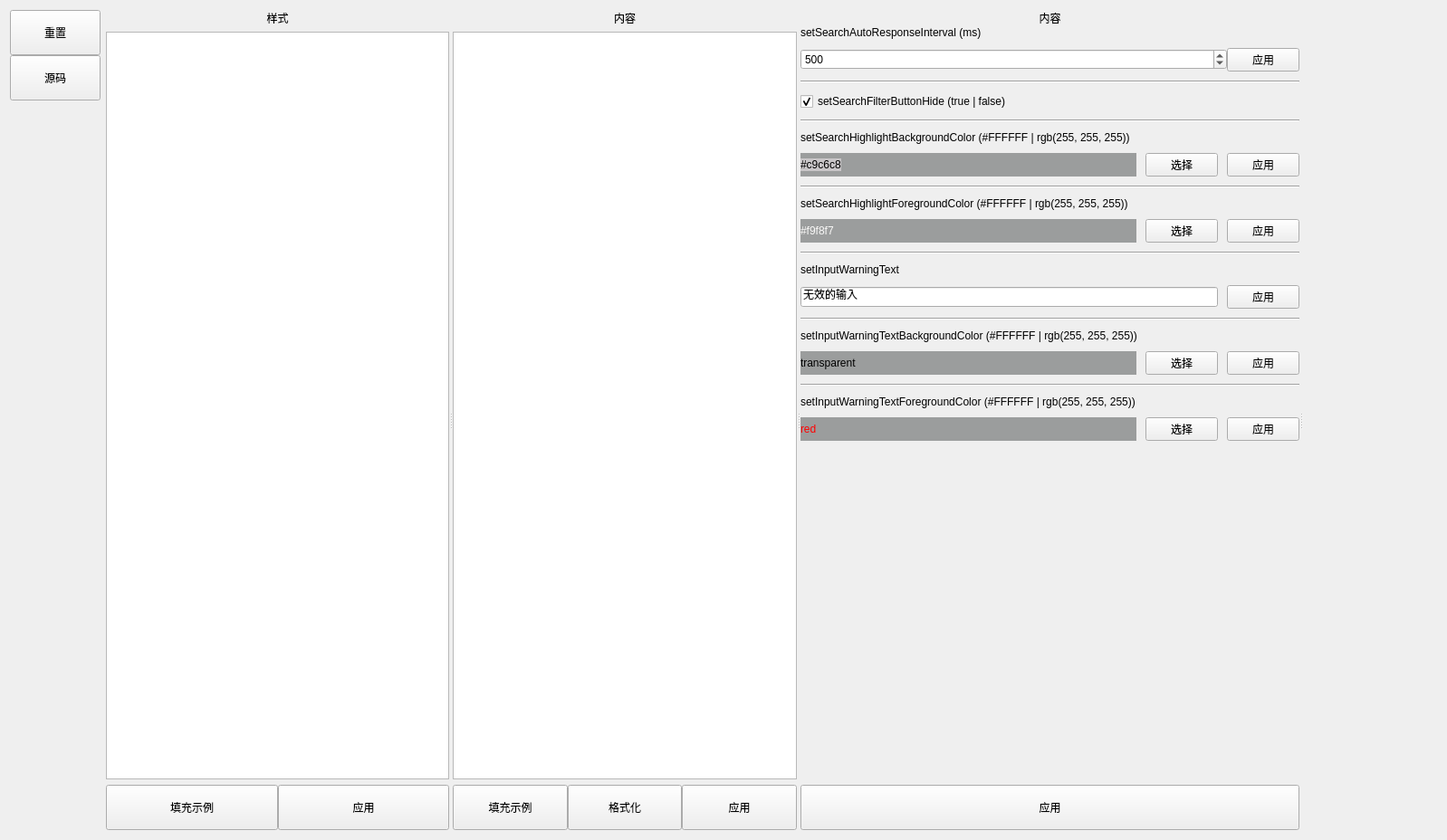
<?xml version="1.0" encoding="UTF-8"?>
<ui version="4.0">
 <class>Widget</class>
 <widget class="QWidget" name="Widget">
  <property name="geometry">
   <rect>
    <x>0</x>
    <y>0</y>
    <width>1598</width>
    <height>928</height>
   </rect>
  </property>
  <property name="windowTitle">
   <string>Widget</string>
  </property>
  <layout class="QHBoxLayout" name="horizontalLayout_3">
   <item>
    <widget class="QWidget" name="widget" native="true">
     <property name="sizePolicy">
      <sizepolicy hsizetype="Fixed" vsizetype="Preferred">
       <horstretch>0</horstretch>
       <verstretch>0</verstretch>
      </sizepolicy>
     </property>
     <property name="minimumSize">
      <size>
       <width>100</width>
       <height>0</height>
      </size>
     </property>
     <property name="maximumSize">
      <size>
       <width>100</width>
       <height>16777215</height>
      </size>
     </property>
     <layout class="QVBoxLayout" name="verticalLayout_2">
      <property name="spacing">
       <number>0</number>
      </property>
      <property name="leftMargin">
       <number>0</number>
      </property>
      <property name="topMargin">
       <number>0</number>
      </property>
      <property name="rightMargin">
       <number>0</number>
      </property>
      <property name="bottomMargin">
       <number>0</number>
      </property>
      <item>
       <widget class="QPushButton" name="pushButton_5">
        <property name="sizePolicy">
         <sizepolicy hsizetype="Minimum" vsizetype="Fixed">
          <horstretch>0</horstretch>
          <verstretch>50</verstretch>
         </sizepolicy>
        </property>
        <property name="minimumSize">
         <size>
          <width>0</width>
          <height>50</height>
         </size>
        </property>
        <property name="text">
         <string>重置</string>
        </property>
       </widget>
      </item>
      <item>
       <widget class="QPushButton" name="pushButton_18">
        <property name="sizePolicy">
         <sizepolicy hsizetype="Minimum" vsizetype="Fixed">
          <horstretch>0</horstretch>
          <verstretch>50</verstretch>
         </sizepolicy>
        </property>
        <property name="minimumSize">
         <size>
          <width>0</width>
          <height>50</height>
         </size>
        </property>
        <property name="text">
         <string>源码</string>
        </property>
       </widget>
      </item>
      <item>
       <spacer name="verticalSpacer">
        <property name="orientation">
         <enum>Qt::Vertical</enum>
        </property>
        <property name="sizeHint" stdset="0">
         <size>
          <width>20</width>
          <height>40</height>
         </size>
        </property>
       </spacer>
      </item>
     </layout>
    </widget>
   </item>
   <item>
    <widget class="QSplitter" name="splitter">
     <property name="orientation">
      <enum>Qt::Horizontal</enum>
     </property>
     <property name="childrenCollapsible">
      <bool>false</bool>
     </property>
     <widget class="QWidget" name="layoutWidget">
      <layout class="QVBoxLayout" name="verticalLayout">
       <item>
        <widget class="QLabel" name="label">
         <property name="text">
          <string>样式</string>
         </property>
         <property name="alignment">
          <set>Qt::AlignCenter</set>
         </property>
        </widget>
       </item>
       <item>
        <widget class="QPlainTextEdit" name="plainTextEdit"/>
       </item>
       <item>
        <layout class="QHBoxLayout" name="horizontalLayout">
         <property name="spacing">
          <number>0</number>
         </property>
         <item>
          <widget class="QPushButton" name="pushButton_4">
           <property name="minimumSize">
            <size>
             <width>0</width>
             <height>50</height>
            </size>
           </property>
           <property name="maximumSize">
            <size>
             <width>16777215</width>
             <height>50</height>
            </size>
           </property>
           <property name="text">
            <string>填充示例</string>
           </property>
          </widget>
         </item>
         <item>
          <widget class="QPushButton" name="pushButton">
           <property name="minimumSize">
            <size>
             <width>0</width>
             <height>50</height>
            </size>
           </property>
           <property name="maximumSize">
            <size>
             <width>16777215</width>
             <height>50</height>
            </size>
           </property>
           <property name="text">
            <string>应用</string>
           </property>
          </widget>
         </item>
        </layout>
       </item>
      </layout>
     </widget>
     <widget class="QWidget" name="layoutWidget_2">
      <layout class="QVBoxLayout" name="verticalLayout_3">
       <item>
        <widget class="QLabel" name="label_2">
         <property name="text">
          <string>内容</string>
         </property>
         <property name="alignment">
          <set>Qt::AlignCenter</set>
         </property>
        </widget>
       </item>
       <item>
        <widget class="QPlainTextEdit" name="plainTextEdit_2"/>
       </item>
       <item>
        <layout class="QHBoxLayout" name="horizontalLayout_2">
         <property name="spacing">
          <number>0</number>
         </property>
         <item>
          <widget class="QPushButton" name="pushButton_3">
           <property name="minimumSize">
            <size>
             <width>0</width>
             <height>50</height>
            </size>
           </property>
           <property name="maximumSize">
            <size>
             <width>16777215</width>
             <height>50</height>
            </size>
           </property>
           <property name="text">
            <string>填充示例</string>
           </property>
          </widget>
         </item>
         <item>
          <widget class="QPushButton" name="pushButton_6">
           <property name="minimumSize">
            <size>
             <width>0</width>
             <height>50</height>
            </size>
           </property>
           <property name="maximumSize">
            <size>
             <width>16777215</width>
             <height>50</height>
            </size>
           </property>
           <property name="text">
            <string>格式化</string>
           </property>
          </widget>
         </item>
         <item>
          <widget class="QPushButton" name="pushButton_2">
           <property name="minimumSize">
            <size>
             <width>0</width>
             <height>50</height>
            </size>
           </property>
           <property name="maximumSize">
            <size>
             <width>16777215</width>
             <height>50</height>
            </size>
           </property>
           <property name="text">
            <string>应用</string>
           </property>
          </widget>
         </item>
        </layout>
       </item>
      </layout>
     </widget>
     <widget class="QWidget" name="layoutWidget">
      <layout class="QVBoxLayout" name="verticalLayout_4">
       <property name="spacing">
        <number>0</number>
       </property>
       <property name="sizeConstraint">
        <enum>QLayout::SetNoConstraint</enum>
       </property>
       <item>
        <widget class="QLabel" name="label_3">
         <property name="text">
          <string>内容</string>
         </property>
         <property name="alignment">
          <set>Qt::AlignCenter</set>
         </property>
        </widget>
       </item>
       <item>
        <widget class="QWidget" name="widget_2" native="true">
         <property name="sizePolicy">
          <sizepolicy hsizetype="Preferred" vsizetype="Expanding">
           <horstretch>0</horstretch>
           <verstretch>0</verstretch>
          </sizepolicy>
         </property>
         <layout class="QVBoxLayout" name="verticalLayout_5">
          <property name="spacing">
           <number>10</number>
          </property>
          <property name="leftMargin">
           <number>0</number>
          </property>
          <property name="topMargin">
           <number>0</number>
          </property>
          <property name="rightMargin">
           <number>0</number>
          </property>
          <property name="bottomMargin">
           <number>0</number>
          </property>
          <item>
           <widget class="QLabel" name="label_4">
            <property name="text">
             <string>setSearchAutoResponseInterval (ms)</string>
            </property>
           </widget>
          </item>
          <item>
           <layout class="QHBoxLayout" name="horizontalLayout_4" stretch="1,0">
            <property name="spacing">
             <number>0</number>
            </property>
            <property name="topMargin">
             <number>0</number>
            </property>
            <item>
             <widget class="QSpinBox" name="spinBox">
              <property name="maximum">
               <number>9999</number>
              </property>
              <property name="singleStep">
               <number>100</number>
              </property>
              <property name="value">
               <number>500</number>
              </property>
             </widget>
            </item>
            <item>
             <widget class="QPushButton" name="pushButton_8">
              <property name="text">
               <string>应用</string>
              </property>
             </widget>
            </item>
           </layout>
          </item>
          <item>
           <widget class="Line" name="line">
            <property name="orientation">
             <enum>Qt::Horizontal</enum>
            </property>
           </widget>
          </item>
          <item>
           <layout class="QHBoxLayout" name="horizontalLayout_5" stretch="0">
            <property name="spacing">
             <number>0</number>
            </property>
            <property name="topMargin">
             <number>0</number>
            </property>
            <item>
             <widget class="QCheckBox" name="checkBox">
              <property name="text">
               <string>setSearchFilterButtonHide (true | false)</string>
              </property>
              <property name="checked">
               <bool>true</bool>
              </property>
             </widget>
            </item>
           </layout>
          </item>
          <item>
           <widget class="Line" name="line_2">
            <property name="orientation">
             <enum>Qt::Horizontal</enum>
            </property>
           </widget>
          </item>
          <item>
           <widget class="QLabel" name="label_5">
            <property name="text">
             <string>setSearchHighlightBackgroundColor (#FFFFFF | rgb(255, 255, 255))</string>
            </property>
           </widget>
          </item>
          <item>
           <layout class="QHBoxLayout" name="horizontalLayout_6">
            <property name="topMargin">
             <number>0</number>
            </property>
            <item>
             <widget class="QLabel" name="label_10">
              <property name="sizePolicy">
               <sizepolicy hsizetype="Expanding" vsizetype="Preferred">
                <horstretch>0</horstretch>
                <verstretch>0</verstretch>
               </sizepolicy>
              </property>
              <property name="styleSheet">
               <string notr="true">background-color: rgb(155, 157, 157);</string>
              </property>
              <property name="text">
               <string>&lt;font style=&quot;background-color:#c9c6c8;&quot;&gt;#c9c6c8&lt;/font&gt;</string>
              </property>
             </widget>
            </item>
            <item>
             <widget class="QPushButton" name="pushButton_9">
              <property name="text">
               <string>选择</string>
              </property>
             </widget>
            </item>
            <item>
             <widget class="QPushButton" name="pushButton_10">
              <property name="text">
               <string>应用</string>
              </property>
             </widget>
            </item>
           </layout>
          </item>
          <item>
           <widget class="Line" name="line_4">
            <property name="orientation">
             <enum>Qt::Horizontal</enum>
            </property>
           </widget>
          </item>
          <item>
           <widget class="QLabel" name="label_6">
            <property name="text">
             <string>setSearchHighlightForegroundColor (#FFFFFF | rgb(255, 255, 255))</string>
            </property>
           </widget>
          </item>
          <item>
           <layout class="QHBoxLayout" name="horizontalLayout_7">
            <property name="topMargin">
             <number>0</number>
            </property>
            <item>
             <widget class="QLabel" name="label_11">
              <property name="sizePolicy">
               <sizepolicy hsizetype="Expanding" vsizetype="Preferred">
                <horstretch>0</horstretch>
                <verstretch>0</verstretch>
               </sizepolicy>
              </property>
              <property name="styleSheet">
               <string notr="true">background-color: rgb(155, 157, 157);</string>
              </property>
              <property name="text">
               <string>&lt;font style=&quot;color:#f9f8f7;&quot;&gt;#f9f8f7&lt;/font&gt;</string>
              </property>
             </widget>
            </item>
            <item>
             <widget class="QPushButton" name="pushButton_11">
              <property name="text">
               <string>选择</string>
              </property>
             </widget>
            </item>
            <item>
             <widget class="QPushButton" name="pushButton_12">
              <property name="text">
               <string>应用</string>
              </property>
             </widget>
            </item>
           </layout>
          </item>
          <item>
           <widget class="Line" name="line_3">
            <property name="orientation">
             <enum>Qt::Horizontal</enum>
            </property>
           </widget>
          </item>
          <item>
           <widget class="QLabel" name="label_7">
            <property name="text">
             <string>setInputWarningText</string>
            </property>
           </widget>
          </item>
          <item>
           <layout class="QHBoxLayout" name="horizontalLayout_8">
            <property name="topMargin">
             <number>0</number>
            </property>
            <item>
             <widget class="QLineEdit" name="lineEdit_3">
              <property name="text">
               <string>无效的输入</string>
              </property>
             </widget>
            </item>
            <item>
             <widget class="QPushButton" name="pushButton_13">
              <property name="text">
               <string>应用</string>
              </property>
             </widget>
            </item>
           </layout>
          </item>
          <item>
           <widget class="Line" name="line_5">
            <property name="orientation">
             <enum>Qt::Horizontal</enum>
            </property>
           </widget>
          </item>
          <item>
           <widget class="QLabel" name="label_8">
            <property name="text">
             <string>setInputWarningTextBackgroundColor (#FFFFFF | rgb(255, 255, 255))</string>
            </property>
           </widget>
          </item>
          <item>
           <layout class="QHBoxLayout" name="horizontalLayout_9">
            <property name="topMargin">
             <number>0</number>
            </property>
            <item>
             <widget class="QLabel" name="label_12">
              <property name="sizePolicy">
               <sizepolicy hsizetype="Expanding" vsizetype="Preferred">
                <horstretch>0</horstretch>
                <verstretch>0</verstretch>
               </sizepolicy>
              </property>
              <property name="styleSheet">
               <string notr="true">background-color: rgb(155, 157, 157);</string>
              </property>
              <property name="text">
               <string>&lt;font style=&quot;background-color:transparent;&quot;&gt;transparent&lt;/font&gt;</string>
              </property>
             </widget>
            </item>
            <item>
             <widget class="QPushButton" name="pushButton_14">
              <property name="text">
               <string>选择</string>
              </property>
             </widget>
            </item>
            <item>
             <widget class="QPushButton" name="pushButton_15">
              <property name="text">
               <string>应用</string>
              </property>
             </widget>
            </item>
           </layout>
          </item>
          <item>
           <widget class="Line" name="line_6">
            <property name="orientation">
             <enum>Qt::Horizontal</enum>
            </property>
           </widget>
          </item>
          <item>
           <widget class="QLabel" name="label_9">
            <property name="text">
             <string>setInputWarningTextForegroundColor (#FFFFFF | rgb(255, 255, 255))</string>
            </property>
           </widget>
          </item>
          <item>
           <layout class="QHBoxLayout" name="horizontalLayout_10">
            <property name="topMargin">
             <number>0</number>
            </property>
            <item>
             <widget class="QLabel" name="label_13">
              <property name="sizePolicy">
               <sizepolicy hsizetype="Expanding" vsizetype="Preferred">
                <horstretch>0</horstretch>
                <verstretch>0</verstretch>
               </sizepolicy>
              </property>
              <property name="styleSheet">
               <string notr="true">background-color: rgb(155, 157, 157);</string>
              </property>
              <property name="text">
               <string>&lt;font style=&quot;color:red;&quot;&gt;red&lt;/font&gt;</string>
              </property>
             </widget>
            </item>
            <item>
             <widget class="QPushButton" name="pushButton_16">
              <property name="text">
               <string>选择</string>
              </property>
             </widget>
            </item>
            <item>
             <widget class="QPushButton" name="pushButton_17">
              <property name="text">
               <string>应用</string>
              </property>
             </widget>
            </item>
           </layout>
          </item>
          <item>
           <spacer name="verticalSpacer_2">
            <property name="orientation">
             <enum>Qt::Vertical</enum>
            </property>
            <property name="sizeHint" stdset="0">
             <size>
              <width>20</width>
              <height>40</height>
             </size>
            </property>
           </spacer>
          </item>
         </layout>
        </widget>
       </item>
       <item>
        <widget class="QPushButton" name="pushButton_7">
         <property name="sizePolicy">
          <sizepolicy hsizetype="Preferred" vsizetype="Fixed">
           <horstretch>0</horstretch>
           <verstretch>0</verstretch>
          </sizepolicy>
         </property>
         <property name="minimumSize">
          <size>
           <width>0</width>
           <height>50</height>
          </size>
         </property>
         <property name="maximumSize">
          <size>
           <width>16777215</width>
           <height>50</height>
          </size>
         </property>
         <property name="text">
          <string>应用</string>
         </property>
        </widget>
       </item>
      </layout>
     </widget>
     <widget class="ConfigurationDiaplayer" name="right">
      <property name="sizePolicy">
       <sizepolicy hsizetype="Expanding" vsizetype="Preferred">
        <horstretch>0</horstretch>
        <verstretch>0</verstretch>
       </sizepolicy>
      </property>
     </widget>
    </widget>
   </item>
  </layout>
 </widget>
 <customwidgets>
  <customwidget>
   <class>ConfigurationDiaplayer</class>
   <extends>QFrame</extends>
   <header>../../../configurationdiaplayer.h</header>
   <container>1</container>
  </customwidget>
 </customwidgets>
 <resources/>
 <connections/>
</ui>
